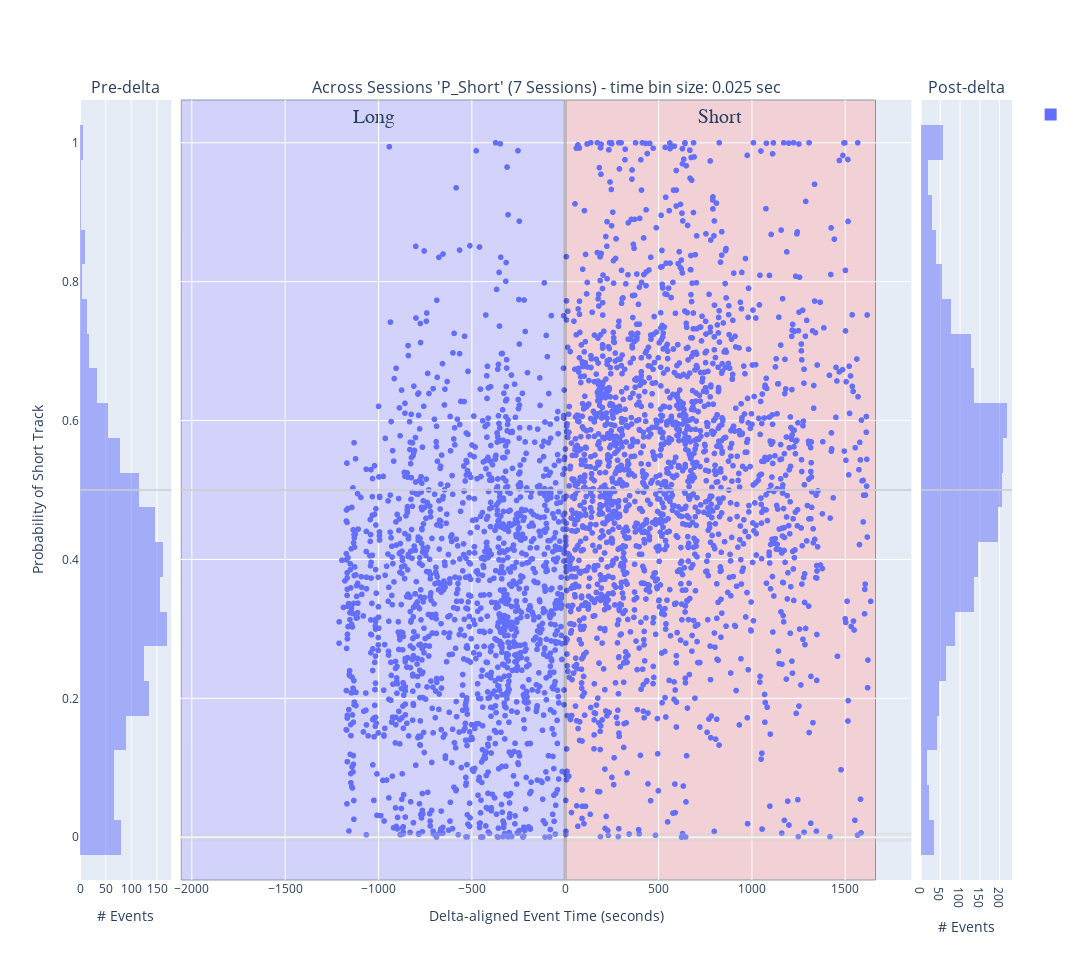

The notebook cell saved with this chart:
### Code cell
histogram_bins = 25
# concatenated_ripple_df = deepcopy(df)

# ripple_title_prefix = 'test'
# # Create a bubble chart for ripples
# ripple_num_unique_sessions: int = concatenated_ripple_df.session_name.nunique(dropna=True) # number of unique sessions, ignoring the NA entries
# # ripple_num_unique_time_bins: int = concatenated_ripple_df.time_bin_size.nunique(dropna=True)
# ripple_title_string_suffix: str = f'{ripple_num_unique_sessions} Sessions'
# ripple_title: str = f"{ripple_title_prefix} - {ripple_title_string_suffix}"
# fig_ripples = _helper_build_figure(data_results_df=concatenated_ripple_df, histogram_bins=histogram_bins, earliest_delta_aligned_t_start=earliest_delta_aligned_t_start, latest_delta_aligned_t_end=latest_delta_aligned_t_end, enabled_time_bin_sizes=None,
#                                     main_plot_mode='separate_row_per_session', title=ripple_title)

# concatenated_ripple_df = deepcopy(concatenated_ripple_df)
# concatenated_ripple_df = deepcopy(all_sessions_ripple_df)
# concatenated_ripple_df = deepcopy(all_sessions_ripple_time_bin_df)
concatenated_ripple_df = deepcopy(all_sessions_all_scores_ripple_df)
# concatenated_ripple_df = deepcopy(single_time_bin_size_all_sessions_ripple_df)
concatenated_ripple_df
# ['longest_sequence_length_ratio_diff', 'direction_change_bin_ratio_diff', 'congruent_dir_bins_ratio_diff', 'total_congruent_direction_change_diff']


# variable_name = 'P_Long'
variable_name = 'P_Short' # Shows expected effect - short-only replay prior to delta and then split replays post-delta
# variable_name = 'long_best_pf_peak_x_pearsonr'
# variable_name = 'long_best_jump'
# variable_name = 'wcorr_abs_diff'
# variable_name = 'pearsonr_abs_diff'
# variable_name = 'direction_change_bin_ratio_diff'
# variable_name = 'longest_sequence_length_ratio_diff'
# variable_name = 'long_best_longest_sequence_length_ratio'
# variable_name = 'long_best_congruent_dir_bins_ratio'
# variable_name = 'congruent_dir_bins_ratio_diff'
# variable_name = 'total_congruent_direction_change_diff'
# variable_name = 'long_best_congruent_dir_bins_ratio'
# variable_name = 'long_best_direction_change_bin_ratio'
# variable_name = 'long_best_congruent_dir_bins_ratio'
# 'color':'is_user_annotated_epoch'
# 'color': 'is_user_annotated_epoch', 

px_scatter_kwargs = {'x': 'delta_aligned_start_t', 'y': variable_name, 'color':"is_user_annotated_epoch", 'title': f"'{variable_name}'"} # , 'color': 'time_bin_size', 'range_y': [-1.0, 1.0], 'labels': {'session_name': 'Session', 'time_bin_size': 'tbin_size', 'is_user_annotated_epoch':'user_sel'}

px_scatter_kwargs.pop('color')

# hist_kwargs = dict(color="time_bin_size")
hist_kwargs = dict(color="is_user_annotated_epoch") # , histnorm='probability density'
hist_kwargs.pop('color')
# new_fig_ripples, new_fig_ripples_context = plotly_pre_post_delta_scatter(data_results_df=concatenated_ripple_df, out_scatter_fig=None, histogram_bins=histogram_bins,
#                         px_scatter_kwargs=px_scatter_kwargs, histogram_variable_name=variable_name, hist_kwargs=hist_kwargs, forced_range_y=None,
#                         time_delta_tuple=(earliest_delta_aligned_t_start, 0.0, latest_delta_aligned_t_end), legend_title_text='Is User Selected', is_dark_mode=is_dark_mode)


new_fig_ripples, new_fig_ripples_context = plotly_pre_post_delta_scatter(data_results_df=concatenated_ripple_df, out_scatter_fig=None, histogram_bins=histogram_bins,
                        px_scatter_kwargs=px_scatter_kwargs, histogram_variable_name=variable_name, hist_kwargs=hist_kwargs, forced_range_y=None,
                        time_delta_tuple=(earliest_delta_aligned_t_start, 0.0, latest_delta_aligned_t_end), legend_title_text=None, is_dark_mode=is_dark_mode)

                        

new_fig_ripples = new_fig_ripples.update_layout(fig_size_kwargs)

_extras_output_dict = {}
_extras_output_dict["y_mid_line"] = new_fig_ripples.add_hline(y=0.5, line=dict(color="rgba(0.8,0.8,0.8,.75)", width=2), row='all', col='all')

# # Update layout to add a title to the legend
# new_fig_ripples.update_layout(
#     legend_title_text='Is User Selected'  # Add a title to the legend
# )

# fig_to_clipboard(new_fig_ripples, **fig_size_kwargs)
new_fig_ripples_context = new_fig_ripples_context.adding_context_if_missing(num_sessions=num_sessions, plot_type='scatter+hist', comparison='pre-post-delta', variable_name=variable_name)
figure_out_paths = save_plotly(a_fig=new_fig_ripples, a_fig_context=new_fig_ripples_context)
new_fig_ripples

### Figure 1 — Plotly figure (JSON) as saved in the notebook; plotly's stock layout.template omitted (floating-point values rounded to 4 significant figures; data arrays with more than 128 entries replaced by an {"elided": "..."} marker saying what was removed)
{"data": [{"alignmentgroup": "True", "bingroup": "y", "hovertemplate": "count=%{x}<br>P_Short=%{y}<extra></extra>", "legendgroup": "", "marker": {"color": "#636efa", "opacity": 0.5, "pattern": {"shape": ""}}, "name": "", "nbinsy": 25, "offsetgroup": "", "orientation": "h", "showlegend": true, "type": "histogram", "xaxis": "x", "y": {"elided": "1526 float values"}, "yaxis": "y"}, {"hovertemplate": "delta_aligned_start_t=%{x}<br>P_Short=%{y}<extra></extra>", "legendgroup": "", "marker": {"color": "#636efa", "symbol": "circle"}, "mode": "markers", "name": "", "showlegend": false, "type": "scattergl", "x": {"elided": "3486 float values"}, "xaxis": "x2", "y": {"elided": "3486 float values"}, "yaxis": "y2"}, {"alignmentgroup": "True", "bingroup": "y", "hovertemplate": "count=%{x}<br>P_Short=%{y}<extra></extra>", "legendgroup": "", "marker": {"color": "#636efa", "opacity": 0.5, "pattern": {"shape": ""}}, "name": "", "nbinsy": 25, "offsetgroup": "", "orientation": "h", "showlegend": false, "type": "histogram", "xaxis": "x3", "y": {"elided": "1960 float values"}, "yaxis": "y3"}], "layout": {"annotations": [{"font": {"size": 16}, "showarrow": false, "text": "Pre-delta", "x": 0.049, "xanchor": "center", "xref": "paper", "y": 1, "yanchor": "bottom", "yref": "paper"}, {"font": {"size": 16}, "showarrow": false, "text": "Across Sessions 'P_Short' (7 Sessions) - time bin size: 0.025 sec", "x": 0.5, "xanchor": "center", "xref": "paper", "y": 1, "yanchor": "bottom", "yref": "paper"}, {"font": {"size": 16}, "showarrow": false, "text": "Post-delta", "x": 0.951, "xanchor": "center", "xref": "paper", "y": 1, "yanchor": "bottom", "yref": "paper"}], "barmode": "overlay", "height": 960, "shapes": [{"line": {"color": "rgba(0.8,0.8,0.8,.25)", "width": 9}, "type": "line", "x0": 0, "x1": 1, "xref": "x2 domain", "y0": 0, "y1": 0, "yref": "y2"}, {"line": {"color": "rgba(1,1,1,.25)", "width": 3}, "type": "line", "x0": 0, "x1": 0, "xref": "x2", "y0": 0, "y1": 1, "yref": "y2 domain"}, {"fillcolor": "#c2b8ff", "label": {"font": {"family": "Times New Roman", "size": 20}, "text": "Long", "textposition": "top center"}, "layer": "below", "line": {"width": 1}, "opacity": 0.5, "type": "rect", "x0": -2057.0, "x1": 0, "xref": "x2", "y0": 0, "y1": 1, "yref": "y2 domain"}, {"fillcolor": "#ffb8b8", "label": {"font": {"family": "Times New Roman", "size": 20}, "text": "Short", "textposition": "top center"}, "layer": "below", "line": {"width": 1}, "opacity": 0.5, "type": "rect", "x0": 0, "x1": 1662.0, "xref": "x2", "y0": 0, "y1": 1, "yref": "y2 domain"}, {"line": {"color": "rgba(0.8,0.8,0.8,.75)", "width": 2}, "type": "line", "x0": 0, "x1": 1, "xref": "x domain", "y0": 0.5, "y1": 0.5, "yref": "y"}, {"line": {"color": "rgba(0.8,0.8,0.8,.75)", "width": 2}, "type": "line", "x0": 0, "x1": 1, "xref": "x2 domain", "y0": 0.5, "y1": 0.5, "yref": "y2"}, {"line": {"color": "rgba(0.8,0.8,0.8,.75)", "width": 2}, "type": "line", "x0": 0, "x1": 1, "xref": "x3 domain", "y0": 0.5, "y1": 0.5, "yref": "y3"}], "width": 3300, "xaxis": {"anchor": "y", "domain": [0, 0.098], "title": {"text": "# Events"}}, "xaxis2": {"anchor": "y2", "domain": [0.108, 0.892], "title": {"text": "Delta-aligned Event Time (seconds)"}}, "xaxis3": {"anchor": "y3", "domain": [0.902, 1], "title": {"text": "# Events"}}, "yaxis": {"anchor": "x", "domain": [0, 1], "title": {"text": "Probability of Short Track"}}, "yaxis2": {"anchor": "x2", "domain": [0, 1], "matches": "y", "showticklabels": false}, "yaxis3": {"anchor": "x3", "domain": [0, 1], "matches": "y", "showticklabels": false}}}
